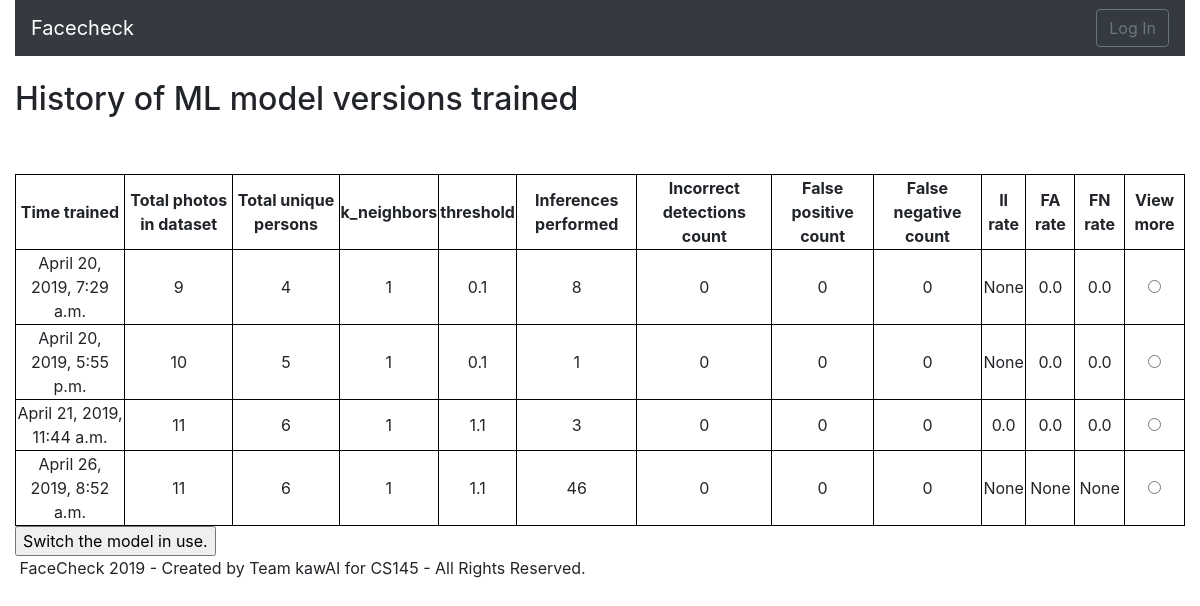
The app's page /models/ with its own data.
### faces/models.py (models this page shows, shortened)
class MLModelVersion(Model):
    time_trained = models.DateTimeField()
    model = models.FileField(upload_to=modelpath, default='defaultclf.pkl')
    total_photos = models.PositiveIntegerField(default=1)
    unique_persons = models.PositiveIntegerField(default=1)
    k_neighbors = models.PositiveIntegerField("k parameter for kNN algorithm", default=1)
    threshold = models.FloatField('Threshold for distinguishing registered and unregistered faces',default=1.1)
    is_in_use = models.BooleanField(default=False, blank=False, null=False)
    inf_count = models.PositiveIntegerField("Inferences performed", default=0)
    fp_count = models.PositiveIntegerField("False positives incurred", default=0)
    fn_count = models.PositiveIntegerField("False negatives incurred", default=0)
    ii_count = models.PositiveIntegerField("Incorrect identifications incurred", default=0)
    fa_rate = models.FloatField("False acceptance rate", default=None, blank=True, null=True)
    fr_rate = models.FloatField("False rejection rate", default=None, blank=True, null=True)
    ii_rate = models.FloatField("Incorrect identification rate", default=None, blank=True, null=True)

### faces/views.py (the view)
# urls.py: path('models/', views.ListModels.as_view(), name='list_models'),
class ListModels(ListView):
    model = MLModelVersion
    template_name = "models_list.html"
    context_object_name = "modelslist"
    def get_context_data(self, **kwargs):
        context = super().get_context_data(**kwargs)
        context['form'] = RetrainModelForm
        return context

### templates/models_list.html (shortened to what this page needs)
{% extends "base.html" %}
{% block content %}
<h2> History of ML model versions trained </h2>
<br><br>
<form method="post" action="{% url 'switch_model' %}">
<table>
    <tr>
        <th> Time trained </th>
        <th> Total photos in dataset </th>
        <th> Total unique persons </th>
        <th> k_neighbors </th>
        <th> threshold </th>
        <th> Inferences performed </th>
        <th> Incorrect detections count </th>
        <th> False positive count </th>
        <th> False negative count </th>
        <th> II rate </th>
        <th> FA rate </th>
        <th> FN rate </th>
        <th> View more </th>
    <tr>
{% for item in modelslist %}
    <tr>
        <td> {{item.time_trained}} </td>
        <td>{{item.total_photos}}</td>
        <td> {{item.unique_persons}} </td>
        <td> {{item.k_neighbors}} </td>
        <td> {{item.threshold}} </td>
        <td> {{item.inf_count}} </td>
        <td> {{item.ii_count}} </td>
        <td> {{item.fp_count}} </td>
        <td> {{item.fn_count}} </td>
        <td> {{item.ii_rate}} </td>
        <td> {{item.fa_rate}} </td>
        <td> {{item.fr_rate}} </td>
        <td> <input type="radio" name="select model" value="{{item.id}}"> </td>
{% empty %}
<tr> <td colspan="13"> None </td></tr>
{% endfor %}
</table>
<input type="submit" value="Switch the model in use.">
</form>
{% endblock %}

### templates/base.html (style rules this page uses)
table, th, td { border: 1px solid black; text-align: center }

### records on screen
MLModelVersion: time_trained "April 20, 2019, 7:29 a.m.", total_photos "9", unique_persons "4", k_neighbors "1", threshold "0.1", inf_count "8", ii_count "0", fp_count "0", fn_count "0", ii_rate "None", fa_rate "0.0", fr_rate "0.0"
MLModelVersion: time_trained "April 20, 2019, 5:55 p.m.", total_photos "10", unique_persons "5", k_neighbors "1", threshold "0.1", inf_count "1", ii_count "0", fp_count "0", fn_count "0", ii_rate "None", fa_rate "0.0", fr_rate "0.0"
MLModelVersion: time_trained "April 21, 2019, 11:44 a.m.", total_photos "11", unique_persons "6", k_neighbors "1", threshold "1.1", inf_count "3", ii_count "0", fp_count "0", fn_count "0", ii_rate "0.0", fa_rate "0.0", fr_rate "0.0"
MLModelVersion: time_trained "April 26, 2019, 8:52 a.m.", total_photos "11", unique_persons "6", k_neighbors "1", threshold "1.1", inf_count "46", ii_count "0", fp_count "0", fn_count "0", ii_rate "None", fa_rate "None", fr_rate "None"
